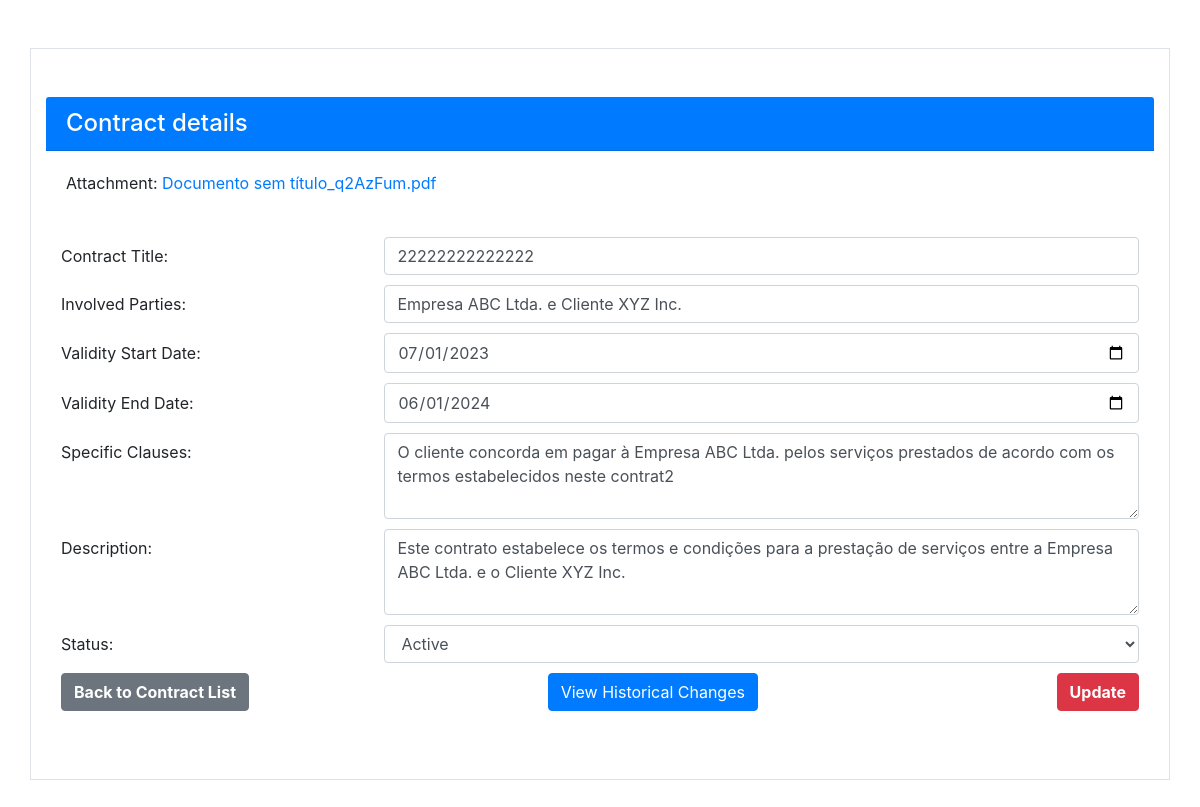
Screenshot of /contratos/contratos/22/detalhes/ with the database file from the repository.
### contratos/models.py (models this page shows, shortened)
class Contrato(models.Model) :
    STATUS_CHOICES = (
        ('Active', 'Active'),
        ('Inactive', 'Inactive'),
    )
    status = models.CharField(max_length=10, choices=STATUS_CHOICES, default='Active')
    user = models.ForeignKey(CustomUser, on_delete=models.CASCADE)
    contract_title = models.CharField(max_length=255)
    involved_parties = models.TextField()
    validity_start_date = models.DateField()
    validity_end_date = models.DateField()
    specific_clauses = models.TextField()
    description = models.TextField()
    ultima_atualizacao = models.DateTimeField(auto_now=True)
    creation_date = models.DateTimeField(default=datetime.datetime.now)
    attachment = models.FileField(upload_to='attachments/', default='temp.pdf')

### contratos/views.py (the view)
# urls.py: path('contratos/<int:contract_id>/detalhes/', views.contract_information, name='contract_information'),
def contract_information(request, contract_id) :
    contrato = get_object_or_404(Contrato, pk=contract_id)
    selected_status = 'Active' if contrato.status == 'Active' else 'Inactive'
    historical_changes_url = reverse('contratos:historical_changes', args=[ contract_id ])
    return render(request, 'contratos/contract_information.html',
                  {'contrato' : contrato, 'historical_changes_url' : historical_changes_url})

### contratos/templates/contratos/contract_information.html (shortened to what this page needs)
<!DOCTYPE html>
<html>
<head>
    <link href="//maxcdn.bootstrapcdn.com/bootstrap/4.0.0/css/bootstrap.min.css" rel="stylesheet" id="bootstrap-css">
</head>
<body>
<section class="testimonial py-5" id="testimonial">
    <div class="container">
        <div class="row">
            <div class="col-md-12 py-5 border">
                <div class="card-header">
                    <h4 class="card-title mb-0">Contract details</h4>
                </div>
                <div class="card-body">
                    <form method="post" action="{% url 'contratos:contract_update' contrato_id=contrato.id %}">
                        <div class="form-group">
                            <label for="attachment">Attachment:</label>
                            {% if contrato.attachment %}
                                <a href="{% url 'contratos:download_attachment' contrato_id=contrato.id %}" class="attachment-link">{{ contrato.attachment.name }}</a>
                            {% else %}
                                <p>No attachment</p>
                            {% endif %}
                        </div>
                        <div class="form-row">
                            <label for="contract-title">Contract Title:</label>
                            <input id="contract-title" name="contract_title" class="form-control" type="text" value="{{ contrato.contract_title }}">
                        </div>
                        <div class="form-row">
                            <label for="involved-parties">Involved Parties:</label>
                            <input id="involved-parties" name="involved_parties" class="form-control" type="text" value="{{ contrato.involved_parties }}">
                        </div>
                        <div class="form-row">
                            <label for="validity-start-date">Validity Start Date:</label>
                            <input id="validity-start-date" name="validity_start_date" class="form-control" type="date" value="{{ contrato.validity_start_date|date:'Y-m-d' }}">
                        </div>
                        <div class="form-row">
                            <label for="validity-end-date">Validity End Date:</label>
                            <input id="validity-end-date" name="validity_end_date" class="form-control" type="date" value="{{ contrato.validity_end_date|date:'Y-m-d' }}">
                        </div>
                        <div class="form-row">
                            <label for="specific-clauses">Specific Clauses:</label>
                            <textarea id="specific-clauses" name="specific_clauses" class="form-control" rows="3">{{ contrato.specific_clauses }}</textarea>
                        </div>
                        <div class="form-row">
                            <label for="description">Description:</label>
                            <textarea id="description" name="description" class="form-control" rows="3">{{ contrato.description }}</textarea>
                        </div>
                        <div class="form-row">
                            <label for="status">Status:</label>
                            <select id="status" name="status" class="form-control">
                                <option value="Active" {% if contrato.status == 'Active' %}selected{% endif %}>Active</option>
                            </select>
                        </div>
                        <div class="form-row" style="margin-top: 10px;">
                            <a href="{% url 'contratos:contract_list' %}" class="btn btn-back">Back to Contract List</a>
                            <a href="{{ historical_changes_url }}" class="btn btn-primary">View Historical Changes</a>
                            <button type="submit" class="btn btn-update">Update</button>
                        </div>
                    </form>
                </div>
            </div>
        </div>
    </div>
</section>
</body>
</html>

### contratos/templates/contratos/contract_information.html (style rules this page uses)
.card-header { background-color: #007bff; color: #fff; }
.card-title { margin-bottom: 0; }
.attachment-link { color: #007bff; text-decoration: none; }
.form-group { margin-bottom: 1.5rem; }
.form-row { display: flex; align-items: baseline; }
.form-row label { flex: 0 0 30%; margin-bottom: 0; }
.form-row .form-control { flex: 0 0 70%; margin-top: 10px; }
.btn-update { background-color: #dc3545; border-color: #dc3545; margin-left: auto; display: block; color: #fff; font-weight: bold; padding: 0.375rem 0.75rem; }
.btn-back { background-color: #6c757d; border-color: #6c757d; display: block; margin-right: auto; color: #fff; font-weight: bold; padding: 0.375rem 0.75rem; }

### rows the page displays
Contrato: attachment.name "Documento sem título_q2AzFum.pdf", contract_title "22222222222222", involved_parties "Empresa ABC Ltda. e Cliente XYZ Inc.", validity_start_date "07/01/2023", validity_end_date "06/01/2024", specific_clauses "O cliente concorda em pagar à Empresa ABC Ltda. pelos serviços prestados de acordo com os termos estabelecidos neste contrat2", description "Este contrato estabelece os termos e condições para a prestação de serviços entre a Empresa ABC Ltda. e o Cliente XYZ Inc.", status "Active"
